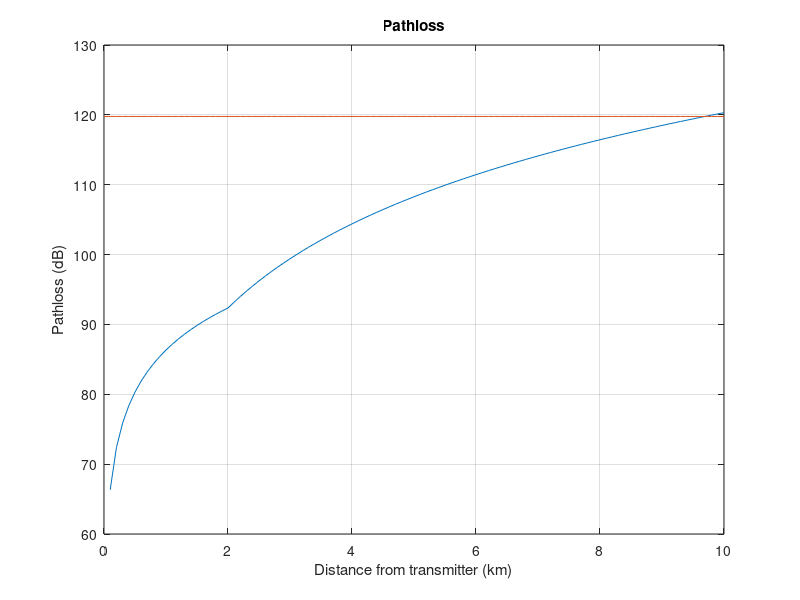

Write MATLAB code to recreate this figure.
clear
close all
clc

PtW = 30; %W
Pt = 10*log10(PtW / 10e-3);
fc = 1.4e9; 
c = 3e8;
lambda = c/fc;
Gt = 1;
Gr = 8;
gamma_thresh = -85; %dbm
PL_dropAfter = Pt - gamma_thresh;
d0 = 2;
d_start = 1;
vmph = 40;
vkph = vmph * 1.60934;
vkpm = vkph / 60;

xafterd0 = 2:0.1:10; %distance vector
xbefored0 = 0:0.1:2;

PLd0 = -10*log10((Gt * Gr * lambda^2)/(((4*pi)^2)*(d0*1000)^2));
PL_afterd0 = PLd0 + 40 * log10(xafterd0 / d0);
PL_befored0 = PLd0 + 20*log10(xbefored0 / d0);

y = ones(102, 1);
threshold = PL_dropAfter * y;

x = [xbefored0, xafterd0];
PL = [PL_befored0, PL_afterd0];

figure('Name', 'Problem 2 Question 1')
plot(x, PL)
hold on
grid on
plot(x, threshold)
title('Pathloss')
xlabel('Distance from transmitter (km)')
ylabel('Pathloss (dB)')
%from figure: signal dropped after 9.7km

t = 0:1:300;
d = 1 + vkpm * t;
figure('Name', 'Problem 2 Question 1')
